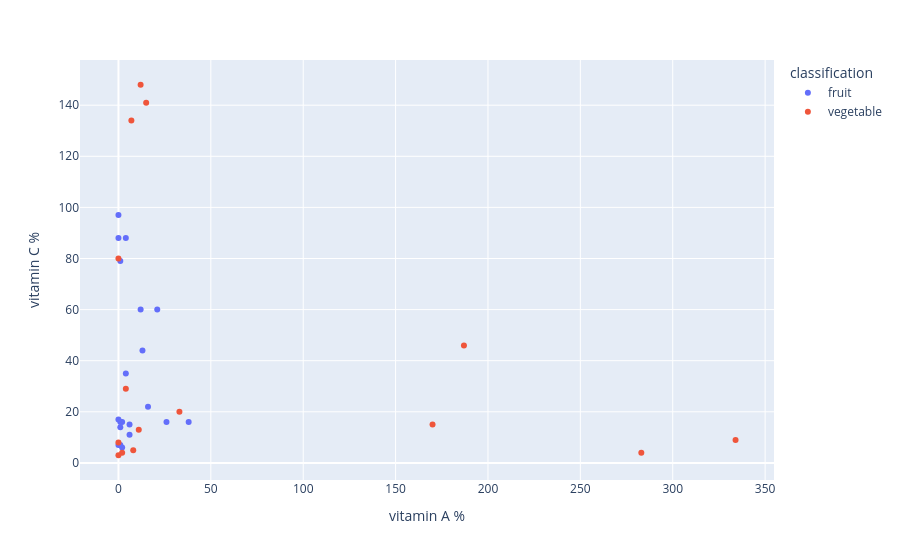

The notebook cell saved with this chart:
### Code cell
import plotly.express as px
px.scatter(df, x="vitamin A %", y="vitamin C %", color="classification")

### Figure 1 — Plotly figure (JSON) as saved in the notebook; plotly's stock layout.template omitted (floating-point values rounded to 4 significant figures)
{"data": [{"hovertemplate": "classification=fruit<br>vitamin A %=%{x}<br>vitamin C %=%{y}<extra></extra>", "legendgroup": "fruit", "marker": {"color": "#636efa", "symbol": "circle"}, "mode": "markers", "name": "fruit", "orientation": "v", "showlegend": true, "type": "scatter", "x": [1.0, 38.0, 2.0, 1.0, 4.0, 1.0, 26.0, 12.0, 2.0, 0.0, 21.0, 4.0, 1.0, 6.0, 0.0, 6.0, 0.0, 0.0, 13.0, 16.0], "xaxis": "x", "y": [7.0, 16.0, 16.0, 14.0, 35.0, 16.0, 16.0, 60.0, 6.0, 88.0, 60.0, 88.0, 79.0, 11.0, 7.0, 15.0, 17.0, 97.0, 44.0, 22.0], "yaxis": "y"}, {"hovertemplate": "classification=vegetable<br>vitamin A %=%{x}<br>vitamin C %=%{y}<extra></extra>", "legendgroup": "vegetable", "marker": {"color": "#EF553B", "symbol": "circle"}, "mode": "markers", "name": "vegetable", "orientation": "v", "showlegend": true, "type": "scatter", "x": [0.0, 12.0, 15.0, 334.0, 0.0, 8.0, 2.0, 0.0, 33.0, 7.0, 170.0, 187.0, 283.0, 11.0, 4.0], "xaxis": "x", "y": [8.0, 148.0, 141.0, 9.0, 80.0, 5.0, 4.0, 3.0, 20.0, 134.0, 15.0, 46.0, 4.0, 13.0, 29.0], "yaxis": "y"}], "layout": {"legend": {"title": {"text": "classification"}, "tracegroupgap": 0}, "margin": {"t": 60}, "xaxis": {"anchor": "y", "domain": [0, 1], "title": {"text": "vitamin A %"}}, "yaxis": {"anchor": "x", "domain": [0, 1], "title": {"text": "vitamin C %"}}}}
